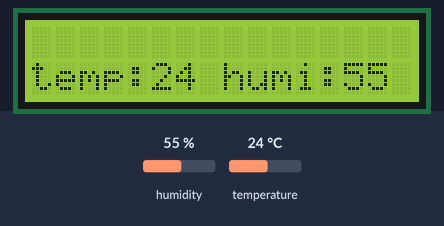
The sketch below on a simulated Arduino Uno, built with avr-gcc and run on an emulated ATmega328P. Parts: 16×2 character LCD. The inputs (shaded band) are chosen by the test bench; at power-on: humidity 55 %, temperature 24 °C. What the sketch prints to the serial monitor is not drawn.

Above: at 1.6 s.
1.7 s: humidity set to 88 %
At 3.1 s:
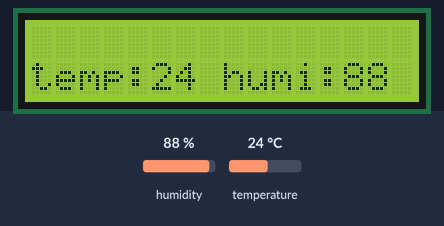
3.5 s: humidity set to 91 %
At 4.4 s:
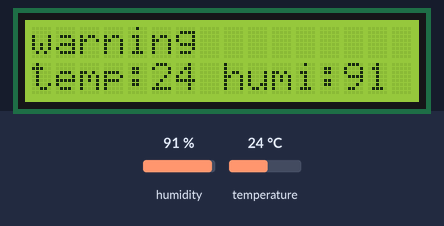
7.5 s: temperature set to 12 °C
At 8.9 s:
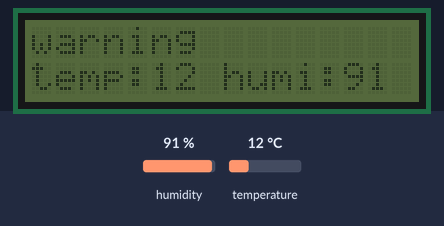
9.5 s: temperature set to 19 °C
At 10.3 s:
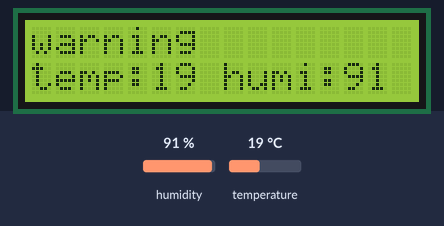
Timing chart, 0 to 12.5 s (numbered marks = the images above; inputs shaded):
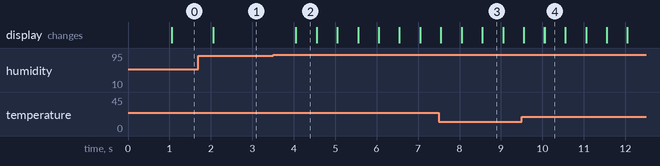

Measured:
- the behaviour switches between 89 and 90 % on humidity (found by bisection; images 1 and 2)
- after the input at 1.7 s, the display: changes after 0.35 s (image 1)
- after the input at 3.5 s, the display: changes after 0.55 s (image 2)
- after the input at 7.5 s, the display: first differs from a run without the input after 0.55 s (image 3 shows a later state)
- after the input at 9.5 s, the display: first differs from a run without the input after 0.55 s (image 4 shows a later state)
- what the display in image 2 shows lasts 0.5 s, from 4.1 s to 4.6 s

The sketch:

sketch_aug6b.ino
```cpp
#include <Wire.h>
#include <LiquidCrystal_I2C.h>
#include <DFRobot_DHT11.h>

DFRobot_DHT11 DHT;
#define DHT11_PIN 10

LiquidCrystal_I2C lcd(0x27, 16, 2);

const long interval = 1000;
unsigned long previousReadMillis = 0;
unsigned long previousLcdMillis = 0;
unsigned long previousBlinkMillis = 0;
unsigned long currentMillis;
unsigned long currentBlinkMillis;

bool wasBlink = false;
bool wasOff = false;
int a = 0;

void lcdBlink() {
  currentBlinkMillis = millis();
  if (currentBlinkMillis - previousBlinkMillis >= 500) {
    previousBlinkMillis = currentBlinkMillis;
    if (not wasOff) {
      lcd.noBacklight();
      wasOff = true;
    } else {
      lcd.backlight();
      wasOff = false;
      a++;
    }
  }
}

 // void blinkLcd_Humi() {
//   if (DHT.humidity >= HUMIDITY_THRESHOLD) {
//     if (not isLcdBlinking) {
//       currentBlinkMillis = millis();
//       if (currentBlinkMillis - previousBlinkMillis >= intervalBlink ) {
//         previousBlinkMillis = currentBlinkMillis;
//         if (isLcdOn) {
//           lcd.noBacklight();
//           isLcdOn = false ;
//         }
//         else {
//           lcd.backlight();
//           isLcdOn = true;
//         }
//       }
//       if (DHT.humidity < HUMIDITY_THRESHOLD) {
//         isLcdBlinking = true;
//       }
//     }
//     else {
//     }
//   }
//   else {
//     isLcdBlinking = false;
//     lcd.backlight();
//   }
// }


void read() {
  lcd.setCursor(0, 1);
  lcd.print("temp:");
  lcd.setCursor(5, 1);
  lcd.print(DHT.temperature);
  lcd.setCursor(8, 1);
  lcd.print("humi:");
  lcd.setCursor(13, 1);
  lcd.print(DHT.humidity);
  Serial.print("temp: ");
  Serial.println(DHT.temperature);
  Serial.print("humi: ");
  Serial.println(DHT.humidity);
}

void setup() {
  Serial.begin(115200);
  lcd.init();
  lcd.backlight();
}

void loop() {
  currentMillis = millis();

  if (currentMillis - previousReadMillis >= interval) {
    previousReadMillis = currentMillis;
    DHT.read(DHT11_PIN);
    read();
  }

  if (currentMillis - previousLcdMillis >= interval) {
    previousLcdMillis = currentMillis;

    if (DHT.humidity >= 90) {
      lcd.setCursor(0, 0);
      lcd.print("warning");
      if (not wasBlink) {
        wasBlink = true;
        previousBlinkMillis = millis(); // Reset the blink timer
      }
    } else {
      lcd.setCursor(0, 0);
      lcd.print("       ");
      wasBlink = false;
      lcd.backlight(); // Ensure backlight is on when not blinking
    }
  }

  if (wasBlink) {
    lcdBlink(); // Call the blinking function
  }
}
```
